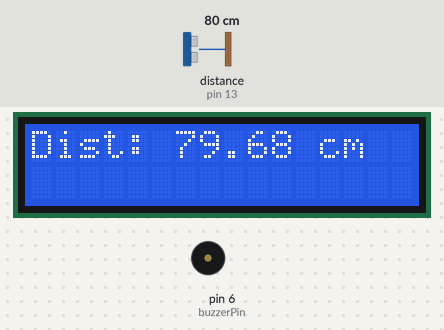
The sketch below on a simulated Arduino Uno, built with avr-gcc and run on an emulated ATmega328P. Shown: 16×2 character LCD, buzzer (waves = sounding). Wiring (inferred from the names in the program): ultrasonic range finder: trigger pin 10; echo pin 13. Inputs (shaded band) come from the test bench; at power-on: distance to the obstacle (sensor on pin 13) 80 cm. The echo pulse lasts 58.3 µs per cm; what the sketch prints to the serial monitor is not drawn.

Above: at 1.2 s.
1.3 s: distance to the obstacle (sensor on pin 13) set to 2 cm
At 4.2 s:
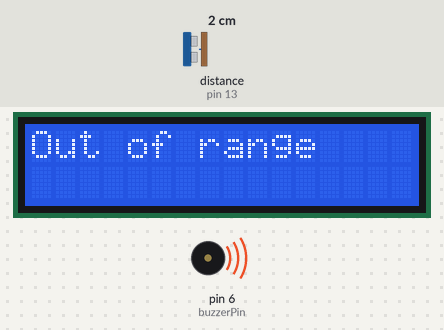
5.0 s: distance to the obstacle (sensor on pin 13) set to 4 cm
At 5.9 s:
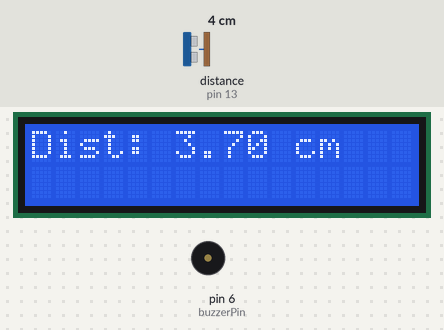
7.6 s: distance to the obstacle (sensor on pin 13) set to 9 cm
At 8.8 s:
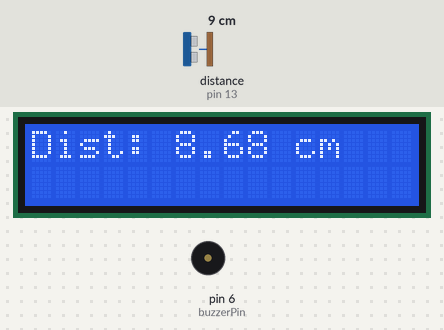
Timing chart, 0 to 10.6 s (numbered marks = the images above; inputs shaded):
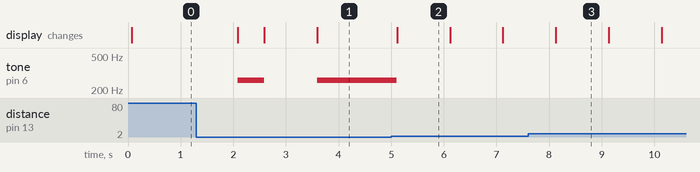

Measured:
- the behaviour switches between 2 and 3 cm on distance to the obstacle (sensor on pin 13) (found by bisection; images 1 and 2)
- after the input at 1.3 s, tone on pin 6 (buzzerPin): silent → 261 Hz after 0.79 s, → silent 0.50 s later, → 261 Hz 1.0 s later; the display: changes after 0.79 s (image 1)
- after the input at 5.0 s, tone on pin 6 (buzzerPin): 261 Hz → silent after 0.11 s; the display: changes after 0.11 s (image 2)
- after the input at 7.6 s, the display: changes after 0.53 s (image 3)
- what the display in image 2 shows lasts 1.0 s, from 5.1 s to 6.1 s

The sketch:

UltrasonicSensorLCD.ino
```cpp
// include the library code:
#include <LiquidCrystal.h>

// define pins for ultrasonic sensor
#define trigPin 10
#define echoPin 13

// define pin for active buzzer
#define buzzerPin 6

// define floats for ultrasonic sensor use
float duration, distance;

// initialize the library by associating any needed LCD interface pin
// with the arduino pin number it is connected to
const int rs = 12, en = 11, d4 = 5, d5 = 4, d6 = 3, d7 = 2;
LiquidCrystal lcd(rs, en, d4, d5, d6, d7);

void setup() {
  // set up ultrasonic sensor i/o
  Serial.begin (9600);
  pinMode(trigPin, OUTPUT);
  pinMode(echoPin, INPUT);

  // set up the LCD's number of columns and rows:
  lcd.begin(16, 2);
}

void loop() {
  // Write a pulse to the HC-SR04 Trigger Pin
  digitalWrite(trigPin, LOW);
  delayMicroseconds(2);
  digitalWrite(trigPin, HIGH);
  delayMicroseconds(10);
  digitalWrite(trigPin, LOW);

  // Measure the response from the HC-SR04 Echo Pin
  duration = pulseIn(echoPin, HIGH);

  // Determine distance from duration
  // Use 343 metres per second as speed of sound
  distance = (duration / 2) * 0.0343;

  // clear the LCD and position cursor in upper-left corner
  lcd.clear();

  // Send results to Serial Monitor
  Serial.print("Distance = ");
  if (distance >= 400 || distance <= 2) {
    tone(buzzerPin, 261, 0.01);
    lcd.print("Out of range");
    Serial.println("Out of range");
  }
  else {
    noTone(buzzerPin);
    lcd.print("Dist: " + String(distance) + " cm");
    Serial.print(distance);
    Serial.println(" cm");
    delay(500);
  }

  delay(500);
}
```
